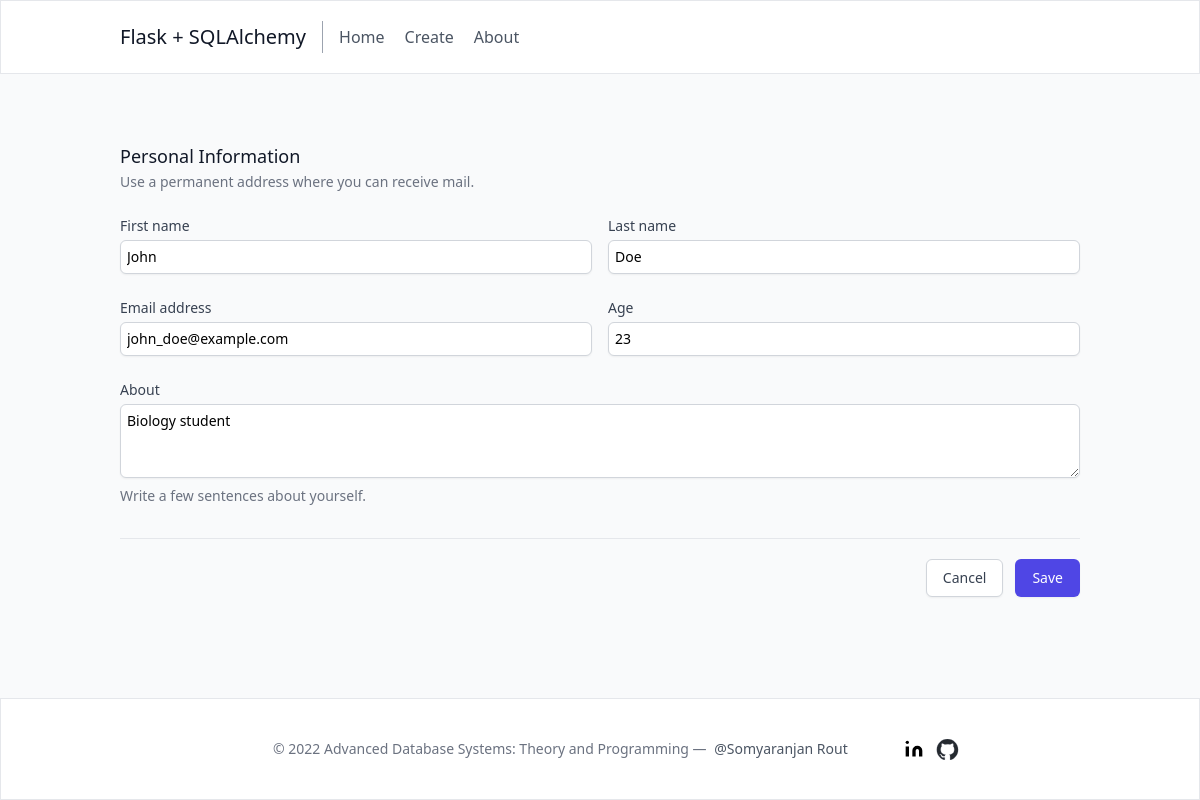
/1/update, run on the app's committed database.
### app.py (models this page shows, shortened)
class Student(db.Model):
    id = db.Column(db.Integer, primary_key=True)
    firstname = db.Column(db.String(100), nullable=False)
    lastname = db.Column(db.String(100), nullable=False)
    email = db.Column(db.String(80), unique=True, nullable=False)
    age = db.Column(db.Integer)
    about = db.Column(db.Text)
    created_at = db.Column(db.DateTime(timezone=True),
                           server_default=func.now())

### app.py (the view, shortened to what this page needs)
@app.route('/<int:id>/update', methods=('GET', 'POST'))
def update(id):
    student = Student.query.get_or_404(id)
    return render_template("create.html", student=student)

### templates/create.html
{% extends 'base.html' %}
{% block body %}
<div class="container mx-auto mt-8 px-4 sm:px-6 lg:px-8">
    <form method="post" class="space-y-8 divide-y divide-gray-200">
        <div class="space-y-8 divide-y divide-gray-200">
          <div class="pt-8">
            <div>
              <h3 class="text-lg leading-6 font-medium text-gray-900">Personal Information</h3>
              <p class="mt-1 text-sm text-gray-500">Use a permanent address where you can receive mail.</p>
            </div>
            <div class="mt-6 grid grid-cols-1 gap-y-6 gap-x-4 sm:grid-cols-6">
              <div class="sm:col-span-3">
                <label for="firstname" class="block text-sm font-medium text-gray-700"> First name </label>
                <div class="mt-1">
                  <input type="text" name="firstname" id="firstname" autocomplete="given-name"
                  value="{{ student.firstname if student else ' ' }}"
                  class="p-1.5 shadow-sm focus:ring-indigo-500 focus:border-indigo-500 block w-full sm:text-sm border border-gray-300 rounded-md">
                </div>
              </div>
              <div class="sm:col-span-3">
                <label for="lastname" class="block text-sm font-medium text-gray-700"> Last name </label>
                <div class="mt-1">
                  <input type="text" name="lastname" id="lastname" autocomplete="family-name"
                  value="{{ student.lastname if student else ' ' }}"
                  class="p-1.5 shadow-sm focus:ring-indigo-500 focus:border-indigo-500 block w-full sm:text-sm border border-gray-300 rounded-md">
                </div>
              </div>
              <div class="sm:col-span-3">
                <label for="email" class="block text-sm font-medium text-gray-700"> Email address </label>
                <div class="mt-1">
                  <input id="email" name="email" type="email" autocomplete="email"
                  value="{{ student.email if student else ' '  }}"
                  class="p-1.5 shadow-sm focus:ring-indigo-500 focus:border-indigo-500 block w-full sm:text-sm border border-gray-300 rounded-md">
                </div>
              </div>
              <div class="sm:col-span-3">
                <label for="age" class="block text-sm font-medium text-gray-700"> Age </label>
                <div class="mt-1">
                  <input type="number" name="age" id="age" autocomplete="age"
                  value="{{ student.age if student else ' '  }}"
                  class="p-1.5 shadow-sm focus:ring-indigo-500 focus:border-indigo-500 block w-full sm:text-sm border border-gray-300 rounded-md">
                </div>
              </div>
              <div class="sm:col-span-6">
                <label for="about" class="block text-sm font-medium text-gray-700"> About </label>
                <div class="mt-1">
                  <textarea id="about" name="about" rows="3" class="p-1.5 block w-full sm:text-sm shadow-sm focus:ring-indigo-500 focus:border-indigo-500 border border-gray-300 rounded-md">{{ student.about if student else ' '  }}</textarea>
                </div>
                <p class="mt-2 text-sm text-gray-500">Write a few sentences about yourself.</p>
              </div>
            </div>
          </div>
        </div>
        <div class="pt-5">
          <div class="flex justify-end">
            <a href="/">
                <button type="button" class="bg-white py-2 px-4 border border-gray-300 rounded-md shadow-sm text-sm font-medium text-gray-700 hover:bg-gray-50 focus:outline-none focus:ring-2 focus:ring-offset-2 focus:ring-indigo-500">Cancel</button>
            </a>
            <button type="submit" class="ml-3 inline-flex justify-center py-2 px-4 border border-transparent shadow-sm text-sm font-medium rounded-md text-white bg-indigo-600 hover:bg-indigo-700 focus:outline-none focus:ring-2 focus:ring-offset-2 focus:ring-indigo-500">Save</button>
          </div>
        </div>
      </form>
</div>
{% endblock %}

### data on the page
Student: firstname "John", lastname "Doe", email "john_doe@example.com", age "23", about "Biology student"
